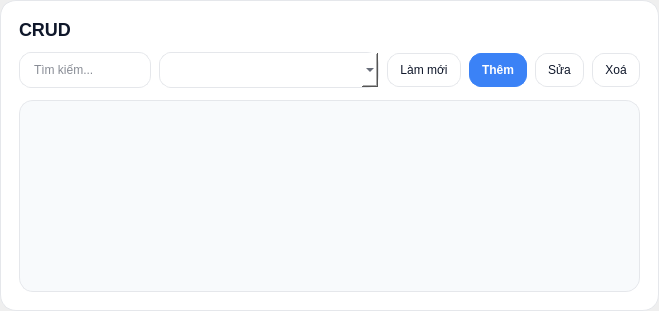
<?xml version="1.0" encoding="UTF-8"?>
<ui version="4.0">
 <class>CrudGridPage</class>
 <widget class="QWidget" name="CrudGridPage">
  <layout class="QVBoxLayout" name="verticalLayout">
   <property name="leftMargin">
    <number>0</number>
   </property>
   <property name="topMargin">
    <number>0</number>
   </property>
   <property name="rightMargin">
    <number>0</number>
   </property>
   <property name="bottomMargin">
    <number>0</number>
   </property>
   <property name="spacing">
    <number>12</number>
   </property>
   <item>
    <widget class="QFrame" name="card" native="true">
     <property name="styleSheet">
      <string notr="true">QFrame#card{background:#ffffff;border:1px solid #e5e7eb;border-radius:16px;}
QLabel#lblTitle{font-size:18px;font-weight:800;color:#0f172a;}
QLineEdit{padding:9px 12px;border:1px solid #e5e7eb;border-radius:12px;background:#ffffff;color:#0f172a;}
QLineEdit:focus{border:1px solid #3b82f6;}
QComboBox{padding:9px 12px;border:1px solid #e5e7eb;border-radius:12px;background:#ffffff;color:#0f172a;}
QComboBox:focus{border:1px solid #3b82f6;}
QPushButton{padding:9px 12px;border-radius:12px;border:1px solid #e5e7eb;background:#ffffff;color:#0f172a;}
QPushButton:hover{background:#f8fafc;border-color:#cbd5e1;}
QPushButton:pressed{background:#f1f5f9;}
QPushButton:disabled{background:#f8fafc;color:#94a3b8;border-color:#e5e7eb;}
QPushButton#btnAdd{background:#3b82f6;border:1px solid #3b82f6;color:white;font-weight:700;}
QPushButton#btnAdd:hover{background:#2563eb;border-color:#2563eb;}
QPushButton#btnAdd:pressed{background:#1d4ed8;border-color:#1d4ed8;}
QListWidget{border:1px solid #e5e7eb;border-radius:14px;background:#f8fafc;outline:0;}
QListWidget::item{background:#ffffff;border:1px solid #e5e7eb;border-radius:14px;padding:12px;margin:8px;color:#0f172a;}
QListWidget::item:hover{border:1px solid #93c5fd;background:#f8fafc;}
QListWidget::item:selected{background:#dbeafe;border:1px solid #3b82f6;color:#0f172a;}
QListWidget::item:selected:hover{background:#bfdbfe;border:1px solid #2563eb;}</string>
     </property>
     <layout class="QVBoxLayout" name="cardLayout">
      <property name="leftMargin">
       <number>18</number>
      </property>
      <property name="topMargin">
       <number>18</number>
      </property>
      <property name="rightMargin">
       <number>18</number>
      </property>
      <property name="bottomMargin">
       <number>18</number>
      </property>
      <property name="spacing">
       <number>12</number>
      </property>
      <item>
       <widget class="QLabel" name="lblTitle">
        <property name="text">
         <string>CRUD</string>
        </property>
       </widget>
      </item>
      <item>
       <layout class="QHBoxLayout" name="toolbarLayout">
        <property name="spacing">
         <number>8</number>
        </property>
        <item>
         <widget class="QLineEdit" name="lineSearch">
          <property name="placeholderText">
           <string>Tìm kiếm...</string>
          </property>
         </widget>
        </item>
       <item>
        <widget class="QComboBox" name="comboFilter">
         <property name="minimumSize">
          <size>
           <width>220</width>
           <height>0</height>
          </size>
         </property>
        </widget>
       </item>
        <item>
         <widget class="QPushButton" name="btnRefresh">
          <property name="text">
           <string>Làm mới</string>
          </property>
         </widget>
        </item>
        <item>
         <widget class="QPushButton" name="btnAdd">
          <property name="text">
           <string>Thêm</string>
          </property>
         </widget>
        </item>
        <item>
         <widget class="QPushButton" name="btnEdit">
          <property name="text">
           <string>Sửa</string>
          </property>
         </widget>
        </item>
        <item>
         <widget class="QPushButton" name="btnDelete">
          <property name="text">
           <string>Xoá</string>
          </property>
         </widget>
        </item>
       </layout>
      </item>
      <item>
       <widget class="QListWidget" name="gridList">
        <property name="viewMode">
         <enum>QListView::IconMode</enum>
        </property>
        <property name="movement">
         <enum>QListView::Static</enum>
        </property>
        <property name="resizeMode">
         <enum>QListView::Adjust</enum>
        </property>
        <property name="flow">
         <enum>QListView::LeftToRight</enum>
        </property>
        <property name="wrapping">
         <bool>true</bool>
        </property>
        <property name="wordWrap">
         <bool>true</bool>
        </property>
        <property name="spacing">
         <number>10</number>
        </property>
        <property name="selectionMode">
         <enum>QAbstractItemView::SingleSelection</enum>
        </property>
       </widget>
      </item>
     </layout>
    </widget>
   </item>
  </layout>
 </widget>
 <resources/>
 <connections/>
</ui>
